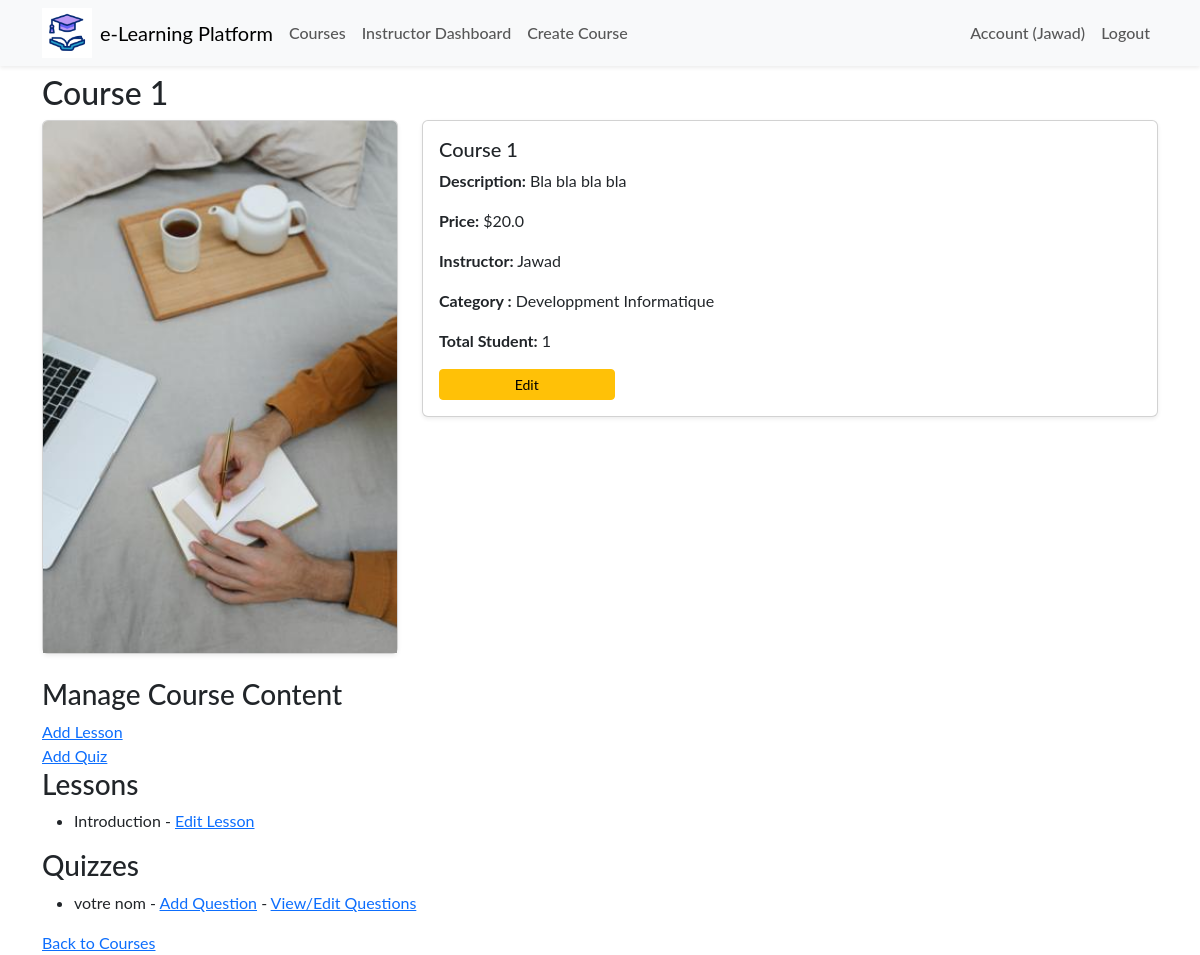
Page /courses/1 (signed in) on the committed database.
### app/models.py (models this page shows, shortened)
class User(db.Model, UserMixin):
    id = db.Column(db.Integer, primary_key=True)
    name = db.Column(db.String(50), nullable=False)
    email = db.Column(db.String(120), unique=True, nullable=False)
    role = db.Column(db.String(10))  # 'student' or 'instructor'
    password_hash = db.Column(db.String(128), nullable=False)
    created_at = db.Column(db.DateTime, default=datetime.utcnow)

class Course(db.Model):
    id = db.Column(db.Integer, primary_key=True)
    title = db.Column(db.String(100), nullable=False)
    description = db.Column(db.Text, nullable=False)
    courseImage =db.Column(db.String(50), nullable=False, default='default.jpg')
    price = db.Column(db.Float, nullable=False)
    teacher_id = db.Column(db.Integer, db.ForeignKey('user.id'), nullable=False)
    created_at = db.Column(db.DateTime, default=datetime.utcnow)
    instructor = db.relationship('User', backref='courses', lazy=True)
    lessons = db.relationship('Lesson', back_populates='course', lazy=True)  # Change backref to back_populates
    category_id = db.Column(db.Integer, db.ForeignKey('category.id'), nullable=False)
    category = db.relationship('Category', backref='courses', lazy=True)
    @property
    def total_students(self):
        return len(self.enrollments)

class Category(db.Model):
    id = db.Column(db.Integer, primary_key=True)
    name = db.Column(db.String(50), nullable=False)

class Lesson(db.Model):
    id = db.Column(db.Integer, primary_key=True)
    title = db.Column(db.String(200), nullable=False)
    content = db.Column(db.Text, nullable=False)
    youtube_link = db.Column(db.String(200))  # Store YouTube link if provided
    video_path = db.Column(db.String(200))  # Store uploaded video path if provided
    course_id = db.Column(db.Integer, db.ForeignKey('course.id'), nullable=False)
    course = db.relationship('Course', back_populates='lessons')  # Change backref to back_populates

class Quiz(db.Model):
    id = db.Column(db.Integer, primary_key=True)
    title = db.Column(db.String(100), nullable=False)
    course_id = db.Column(db.Integer, db.ForeignKey('course.id'), nullable=False)
    created_at = db.Column(db.DateTime, default=datetime.utcnow)
    course = db.relationship('Course', backref='quizzes', lazy=True)

### app/routes/course.py (the view)
@bp.route('/<int:course_id>')
def course_details(course_id):
    course = Course.query.get_or_404(course_id)
    enrollment = Enrollment.query.filter_by(student_id=current_user.id, course_id=course.id).first()
    enrolled = enrollment is not None
    return render_template('course_details.html', course=course, enrolled=enrolled )

### app/__init__.py (called while the page is built)
def create_app(config_class='config.Config'):
    app = Flask(__name__)
    app.config.from_object(config_class)
    db.init_app(app)
    migrate.init_app(app, db)
    login_manager.init_app(app)
    login_manager.login_view = 'auth.login'
    mail.init_app(app)
    from .models import User
    @login_manager.user_loader
    def load_user(user_id):
        return User.query.get(int(user_id))
    from .routes.main import bp as main_bp
    from .routes.auth import bp as auth_bp
    from .routes.course import bp as course_bp
    app.register_blueprint(main_bp)
    app.register_blueprint(auth_bp)
    app.register_blueprint(course_bp)
    return app

### app/templates/course_details.html (shortened to what this page needs)
{% extends 'layout.html' %}
{% block content %}
<h2>{{ course.title }}</h2>
<div class="row">
    <div class="col-md-4">
        <div class="card mb-4 shadow-sm">
            <img src="{{ url_for('static', filename='img_course/' + course.courseImage) }}" class="card-img-top"
                alt="{{ course.title }}" style="height: 100%; object-fit: cover;">
        </div>
    </div>
    <div class="col-md-8">
        <div class="card mb-4 shadow-sm">
            <div class="card-body">
                <h5 class="card-title">{{ course.title }}</h5>
                <p class="card-text"><strong>Description:</strong> {{ course.description }}</p>
                <p class="card-text"><strong>Price:</strong> ${{ course.price }}</p>
                <p class="card-text"><strong>Instructor:</strong> {{ course.instructor.name }}</p>
                <p class="card-text"><strong>Category :</strong> {{ course.category.name }}</p>
                <p class="card-text"><strong>Total Student:</strong> {{ course.total_students }}</p>
                {% if current_user.is_authenticated %}
                    {% if current_user.role == 'instructor' %}
                        <a href="{{ url_for('course.edit_course', course_id=course.id) }}" class="btn btn-warning btn-sm w-25">Edit</a>
                    {% endif %}
                {% endif %}
            </div>
        </div>
    </div>
</div>
{% if current_user.is_authenticated %}
{% if current_user.role == 'student' %}
{% if is_enrolled %}
<h3>Lessons</h3>
<ul>
    {% for lesson in course.lessons %}
    <li><a href="{{ url_for('course.view_lesson', lesson_id=lesson.id) }}">{{ lesson.title }}</a></li>
    {% endfor %}
</ul>
<h3>Quizzes</h3>
<ul>
    {% for quiz in course.quizzes %}
    <li>
        <a href="{{ url_for('course.take_quiz', quiz_id=quiz.id) }}">{{ quiz.title }}</a>
        {% set attempt = quiz.attempts | selectattr('student_id', 'equalto', current_user.id) | first %}
        {% if attempt %}
        - <span style="color: green;">Score: {{ attempt.score }}%</span> (Already Attempted)
        {% endif %}
    </li>
    {% endfor %}
</ul>
{% else %}
<a href="{{ url_for('course.enroll', course_id=course.id) }}">Enroll in this course</a>
{% endif %}
{% elif current_user.role == 'instructor' and current_user.id == course.teacher_id %}
<h3>Manage Course Content</h3>
<a href="{{ url_for('course.add_lesson', course_id=course.id) }}">Add Lesson</a><br>
<a href="{{ url_for('course.add_quiz', course_id=course.id) }}">Add Quiz</a>
<h3>Lessons</h3>
<ul>
    {% for lesson in course.lessons %}
    <li>
        {{ lesson.title }}
        - <a href="{{ url_for('course.edit_lesson', lesson_id=lesson.id) }}">Edit Lesson</a>
    </li>
    {% endfor %}
</ul>
<h3>Quizzes</h3>
<ul>
    {% for quiz in course.quizzes %}
    <li>
        {{ quiz.title }}
        - <a href="{{ url_for('course.add_question', quiz_id=quiz.id) }}">Add Question</a>
        - <a href="{{ url_for('course.view_questions', quiz_id=quiz.id) }}">View/Edit Questions</a>
    </li>
    {% endfor %}
</ul>
{% endif %}
{% endif %}
<a href="{{ url_for('course.list_courses') }}">Back to Courses</a>
{% endblock %}

### app/templates/layout.html (shortened to what this page needs)
<!DOCTYPE html>
<html lang="en">
  <head>
    <link href="https://cdn.jsdelivr.net/npm/bootstrap@5.3.3/dist/css/bootstrap.min.css" rel="stylesheet" />
    <link rel="stylesheet" href="{{ url_for('static', filename='css/main.css') }}" />
  </head>
  <body>
    <nav class="navbar navbar-expand-lg navbar-light bg-light shadow-sm sticky-top">
      <div class="container">
        <img width="50px" src="{{ url_for('static', filename='/img/icone.gif') }}" alt="">
        <a class="navbar-brand mx-2" href="{{ url_for('main.index') }}">e-Learning Platform</a>
        <div class="collapse navbar-collapse" id="navbarNav">
          <ul class="navbar-nav me-auto mb-2 mb-lg-0">
            <li class="nav-item">
              <a class="nav-link" href="{{ url_for('course.list_courses') }}">Courses</a>
            </li>
            {% if current_user.is_authenticated %}
              {% if current_user.role == 'instructor' %}
              <li class="nav-item">
                <a class="nav-link" href="{{ url_for('course.instructor_dashboard') }}">Instructor Dashboard</a>
              </li>
              <li class="nav-item">
                <a class="nav-link" href="{{ url_for('course.create_course') }}">Create Course</a>
              </li>
              {% elif current_user.role == 'student' %}
              <li class="nav-item">
                <a class="nav-link" href="{{ url_for('course.student_dashboard') }}">Student Dashboard</a>
              </li>
              {% endif %}
            {% endif %}
          </ul>
          <ul class="navbar-nav ms-auto">
            {% if current_user.is_authenticated %}
            <li class="nav-item">
              <a class="nav-link" href="{{ url_for('auth.account') }}">Account ({{ current_user.name }})</a>
            </li>
            <li class="nav-item">
              <a class="nav-link" href="{{ url_for('auth.logout') }}">Logout</a>
            </li>
            {% endif %}
          </ul>
        </div>
      </div>
    </nav>
    <div class="container mt-2">{% include 'flash_msg.html' %} {% block content %}{% endblock %}</div>
  </body>
</html>

### app/static/css/main.css (style rules this page uses)
:root { --vert: #7b9b2b; --roze: #fc83cd33; --blue: #0b76b488; }
* { font-family: 'Lato', sans-serif; }
.nav-link { font-weight: 500; position: relative; border: none; }
@media (min-width: 768px) { .nav-link { font-size: 1rem; } }
@media (min-width: 768px) { .nav-link::before { content: ''; position: absolute; bottom: 0; left: 50%; transform: translatex(-50%); width: 0%; height: 2px; background-color: var(--vert); visibility: hidden; transition: 0.3s ease-in-out; } }

### rows in the picture
User: name "Jawad", instructor.name "Jawad"
Course: title "Course 1", courseImage (picture), description "Bla bla bla bla", price "20.0"
Category: category.name "Developpment Informatique"
Lesson: title "Introduction"
Quiz: title "votre nom"

### other values in the picture
{{ course.total_students }} "1"
